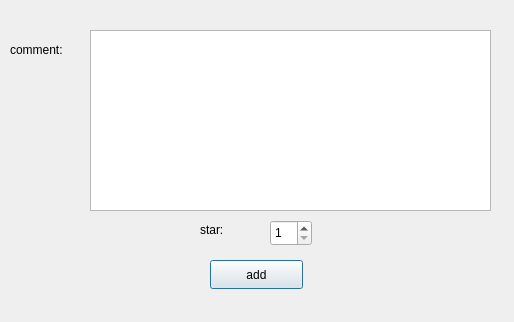
<?xml version="1.0" encoding="UTF-8"?>
<ui version="4.0">
 <class>AddCommet</class>
 <widget class="QDialog" name="AddCommet">
  <property name="geometry">
   <rect>
    <x>0</x>
    <y>0</y>
    <width>514</width>
    <height>322</height>
   </rect>
  </property>
  <property name="windowTitle">
   <string>Dialog</string>
  </property>
  <widget class="QPushButton" name="add_btn">
   <property name="geometry">
    <rect>
     <x>210</x>
     <y>260</y>
     <width>93</width>
     <height>29</height>
    </rect>
   </property>
   <property name="text">
    <string>add</string>
   </property>
  </widget>
  <widget class="QSpinBox" name="star_spinBox">
   <property name="geometry">
    <rect>
     <x>270</x>
     <y>220</y>
     <width>42</width>
     <height>26</height>
    </rect>
   </property>
   <property name="minimum">
    <number>1</number>
   </property>
   <property name="maximum">
    <number>5</number>
   </property>
  </widget>
  <widget class="QLabel" name="star_lbl">
   <property name="geometry">
    <rect>
     <x>200</x>
     <y>220</y>
     <width>63</width>
     <height>20</height>
    </rect>
   </property>
   <property name="text">
    <string>star:</string>
   </property>
  </widget>
  <widget class="QLabel" name="label">
   <property name="geometry">
    <rect>
     <x>10</x>
     <y>40</y>
     <width>71</width>
     <height>20</height>
    </rect>
   </property>
   <property name="text">
    <string>comment:</string>
   </property>
  </widget>
  <widget class="QTextEdit" name="comment_te">
   <property name="geometry">
    <rect>
     <x>90</x>
     <y>30</y>
     <width>401</width>
     <height>181</height>
    </rect>
   </property>
  </widget>
 </widget>
 <resources/>
 <connections/>
</ui>
